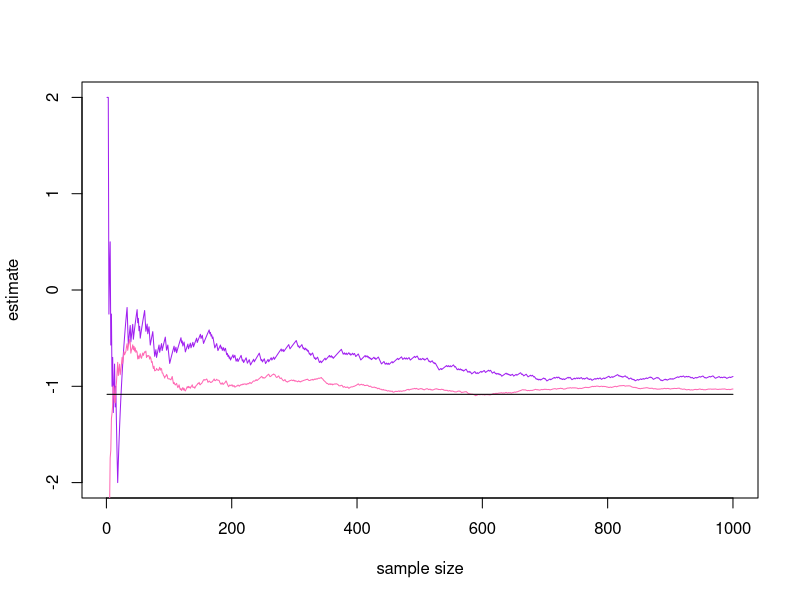

The R script that drew this image:
# programme spuRs/resources/scripts/basic_mc.r
# date: 17 May 2006

f <- function(x) {
  return(x^3-7*x^2+1)
}

basic.mc <- function(ftn, a, b, n) {
  # Monte-Carlo Integration of ftn over the interval [a, b]
  # using a sample of size n
  s <- 0
  for (i in 1:n) {
    s <- s + ftn(runif(1,a,b))
  }
  I = s/n*(b-a)
  return(I)
}

basic.mc2 <- function(ftn, a, b, n) {
  # One line version of basic.mc
  # An example of bad programming because it is unclear
  return(mean(sapply(runif(n,a,b), ftn))*(b-a))
}

basic.mc3 <- function(ftn, a, b, n) {
  # Vectorised version of basic.mc
  # Returns a vector of successive estimates
  x <- sapply(runif(n, a, b), ftn)
  x.means <- cumsum(x)/(1:n)
  return(x.means*(b-a))
}

hit.miss3 <- function(ftn, a, b, f.min, f.max, n) {
  # Vectorised version of hit.miss
  # Returns a vector of successive estimates
  X <- runif(n, a, b)
  Y <- runif(n, f.min, f.max)
  Z <- (Y <= sapply(X, ftn))
  I <- (b - a)*f.min + (cumsum(Z)/(1:n))*(b - a)*(f.max - f.min)
  return(I)
}

# Compare the hit & miss and basic mc methods with correct integral
set.seed(1)
n <- 1000
I1 <- hit.miss3(f, 0, 1, -7, 2, n)
I2 <- basic.mc3(f, 0, 1, n)
plot(1:n, I1, type = "l", col = "purple", xlab = "sample size", ylab = "estimate")
lines(1:n, I2, col = "hot pink")
lines(c(1, n), c(-13/12, -13/12))
